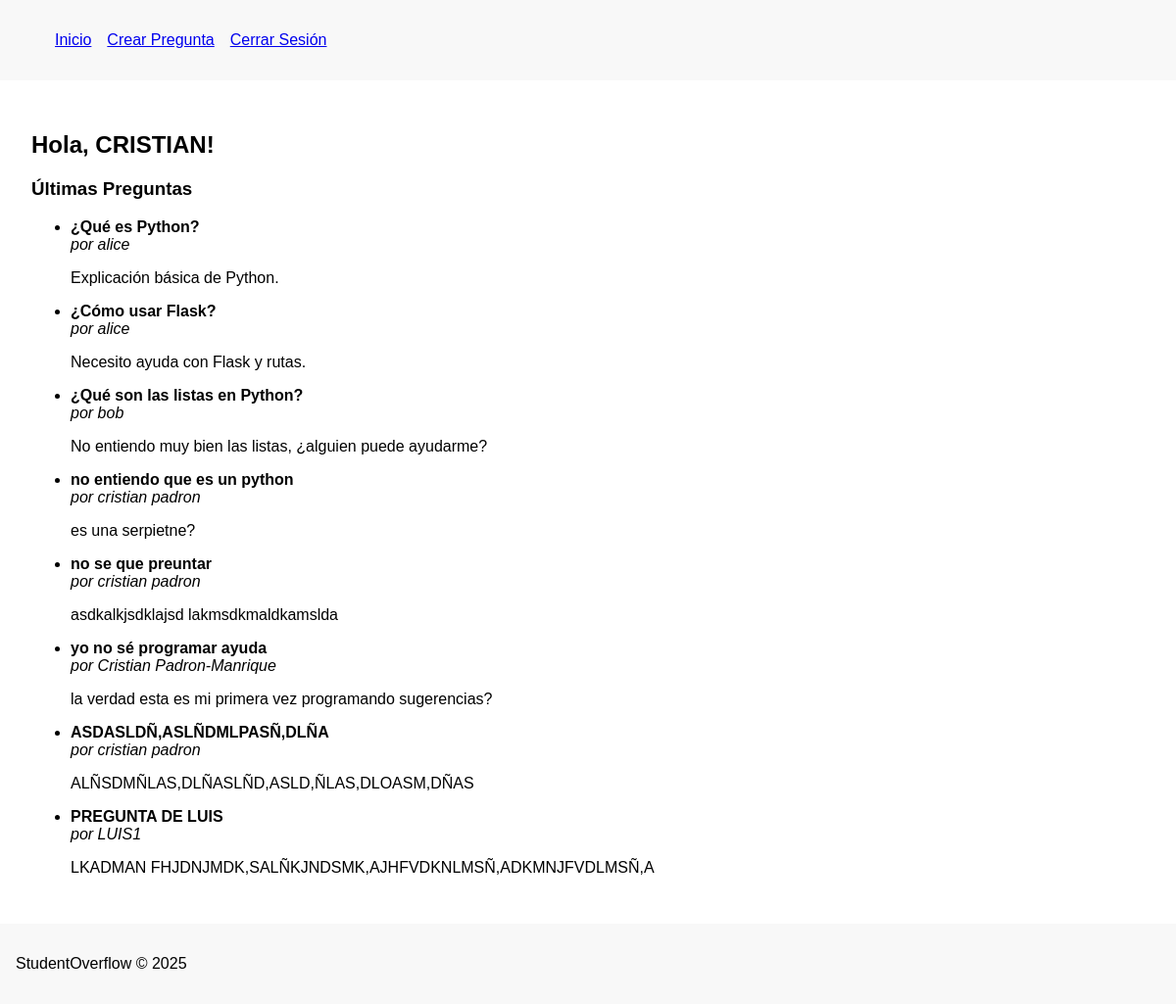
/ (signed in), run on the app's committed database.
### app/models.py (models this page shows, shortened)
class User(db.Model, UserMixin):
    __tablename__ = 'users'
    id = db.Column(db.Integer, primary_key=True)
    username = db.Column(db.String(50), unique=True, nullable=False)
    email = db.Column(db.String(120), unique=True, nullable=False)
    password = db.Column(db.String(200), nullable=False)
    questions = db.relationship('Question', backref='author', lazy=True)

class Question(db.Model):
    __tablename__ = 'questions'
    id = db.Column(db.Integer, primary_key=True)
    title = db.Column(db.String(200), nullable=False)
    body = db.Column(db.Text, nullable=False)
    user_id = db.Column(db.Integer, db.ForeignKey('users.id'), nullable=False)
    answers = db.relationship('Answer', backref='question', lazy=True)

### app/routes.py (the view)
@main.route('/')
def index():
    if current_user.is_authenticated:
        questions = Question.query.all()
        return render_template('dashboard.html', questions=questions)
    return render_template('index.html')

### app/routes.py (called while the page is built)
@login_manager.user_loader
def load_user(user_id):
    return User.query.get(int(user_id))

### app/templates/dashboard.html
{% extends "base.html" %}
{% block content %}
<h2>Hola, {{ current_user.username }}!</h2>
<h3>Últimas Preguntas</h3>
<ul>
    {% for q in questions %}
        <li>
            <strong>{{ q.title }}</strong><br>
            <em>por {{ q.author.username }}</em>
            <p>{{ q.body }}</p>
        </li>
    {% endfor %}
</ul>
{% endblock %}

### app/static/css/styles.css (style rules this page uses)
body { font-family: Arial, sans-serif; margin: 0; padding: 0; }

### data on the page
User: username "CRISTIAN"
Question: title "¿Qué es Python?", author.username "alice", body "Explicación básica de Python."
Question: title "¿Cómo usar Flask?", author.username "alice", body "Necesito ayuda con Flask y rutas."
Question: title "¿Qué son las listas en Python?", author.username "bob", body "No entiendo muy bien las listas, ¿alguien puede ayudarme?"
Question: title "no entiendo que es un python", author.username "cristian padron", body "es una serpietne?"
Question: title "no se que preuntar", author.username "cristian padron", body "asdkalkjsdklajsd lakmsdkmaldkamslda"
Question: title "yo no sé programar ayuda", author.username "Cristian Padron-Manrique", body "la verdad esta es mi primera vez programando sugerencias?"
Question: title "ASDASLDÑ,ASLÑDMLPASÑ,DLÑA", author.username "cristian padron", body "ALÑSDMÑLAS,DLÑASLÑD,ASLD,ÑLAS,DLOASM,DÑAS"
Question: title "PREGUNTA DE LUIS", author.username "LUIS1", body "LKADMAN FHJDNJMDK,SALÑKJNDSMK,AJHFVDKNLMSÑ,ADKMNJFVDLMSÑ,A"
